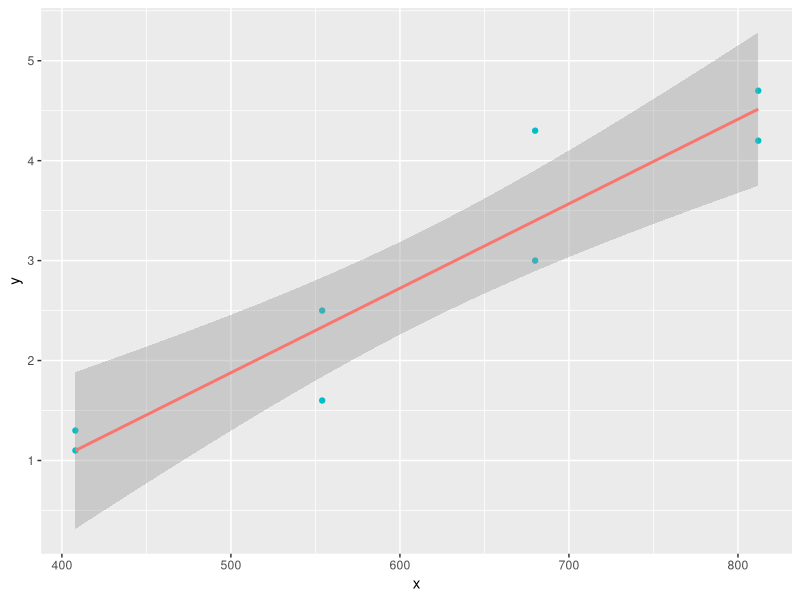
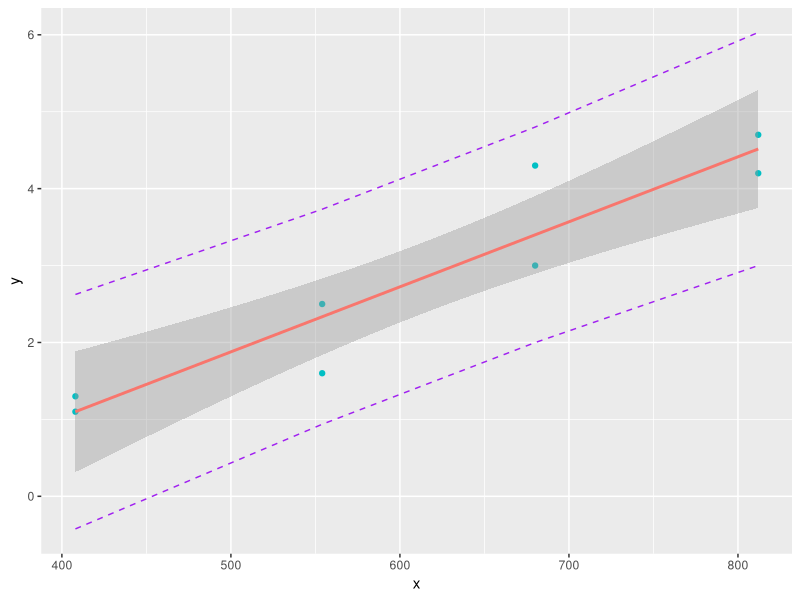
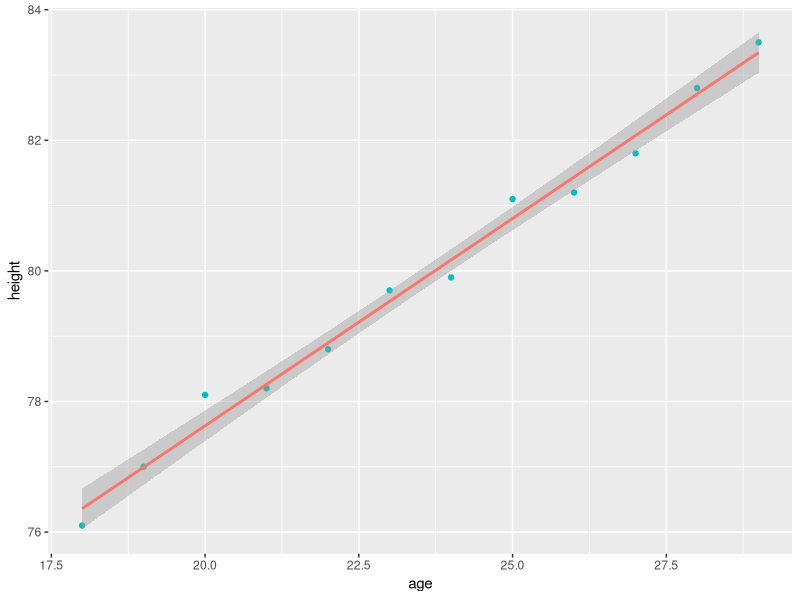

The R script that drew these images, in order:
library(ggplot2)
library(readxl)

# 1 - 11a)

db <- data.frame(
  x = c(408,408,554,554,680,680,812,812),
  y = c(1.1,1.3,1.6,2.5,3.0,4.3,4.2,4.7)
)

model <- lm(y~x, data=db)
model

pred.int <- predict(model, interval = "prediction")
db <- cbind(db, pred.int)

p <- ggplot(db, aes(x, y, col="pink")) +
  geom_point() +
  stat_smooth(method = lm, aes(col="lightblue")) +
  theme(legend.position = "none")
p

# 1 - 11b)

conf_int450 <- predict(model, data.frame(x=450), interval='confidence')
conf_int450

# 1 - 11c)

pred_int650 <- predict(model, data.frame(x=650), interval='prediction')
pred_int650

# 1 Final Graph

p + geom_line(aes(y = lwr), color = "purple", linetype = "dashed")+
  geom_line(aes(y = upr), color = "purple", linetype = "dashed")


# 2

age_height_db <- read_excel("Datasets/ageandheight.xls", sheet="Hoja2")
lmHeight = lm(height~age, data = age_height_db)
summary(lmHeight)

p <- ggplot(age_height_db, aes(age, height, col="pink")) +
  geom_point() +
  stat_smooth(method = lm, aes(col="lightblue")) +
  theme(legend.position = "none")
p








